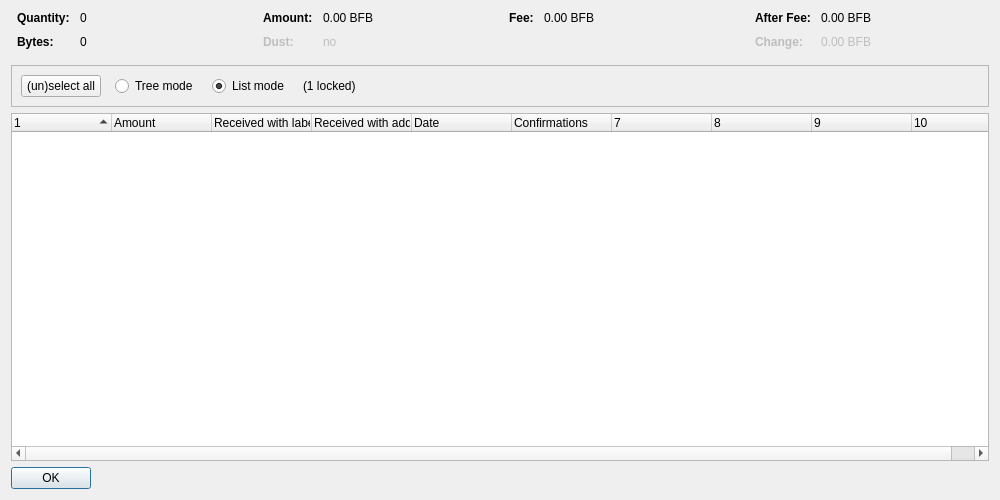
<?xml version="1.0" encoding="UTF-8"?>
<ui version="4.0">
 <class>CoinControlDialog</class>
 <widget class="QDialog" name="CoinControlDialog">
  <property name="geometry">
   <rect>
    <x>0</x>
    <y>0</y>
    <width>1000</width>
    <height>500</height>
   </rect>
  </property>
  <property name="windowTitle">
   <string>Coin Selection</string>
  </property>
  <layout class="QVBoxLayout" name="verticalLayout">
   <item>
    <layout class="QHBoxLayout" name="horizontalLayoutTop" stretch="0,0,0,0">
     <property name="topMargin">
      <number>0</number>
     </property>
     <property name="bottomMargin">
      <number>10</number>
     </property>
     <item>
      <layout class="QFormLayout" name="formLayoutCoinControl1">
       <property name="horizontalSpacing">
        <number>10</number>
       </property>
       <property name="verticalSpacing">
        <number>10</number>
       </property>
       <property name="leftMargin">
        <number>6</number>
       </property>
       <property name="rightMargin">
        <number>6</number>
       </property>
       <item row="0" column="0">
        <widget class="QLabel" name="labelCoinControlQuantityText">
         <property name="font">
          <font>
           <weight>75</weight>
           <bold>true</bold>
          </font>
         </property>
         <property name="text">
          <string>Quantity:</string>
         </property>
        </widget>
       </item>
       <item row="0" column="1">
        <widget class="QLabel" name="labelCoinControlQuantity">
         <property name="cursor">
          <cursorShape>IBeamCursor</cursorShape>
         </property>
         <property name="contextMenuPolicy">
          <enum>Qt::ActionsContextMenu</enum>
         </property>
         <property name="text">
          <string notr="true">0</string>
         </property>
         <property name="textInteractionFlags">
          <set>Qt::LinksAccessibleByMouse|Qt::TextSelectableByKeyboard|Qt::TextSelectableByMouse</set>
         </property>
        </widget>
       </item>
       <item row="1" column="0">
        <widget class="QLabel" name="labelCoinControlBytesText">
         <property name="font">
          <font>
           <weight>75</weight>
           <bold>true</bold>
          </font>
         </property>
         <property name="text">
          <string>Bytes:</string>
         </property>
        </widget>
       </item>
       <item row="1" column="1">
        <widget class="QLabel" name="labelCoinControlBytes">
         <property name="cursor">
          <cursorShape>IBeamCursor</cursorShape>
         </property>
         <property name="contextMenuPolicy">
          <enum>Qt::ActionsContextMenu</enum>
         </property>
         <property name="text">
          <string notr="true">0</string>
         </property>
         <property name="textInteractionFlags">
          <set>Qt::LinksAccessibleByMouse|Qt::TextSelectableByKeyboard|Qt::TextSelectableByMouse</set>
         </property>
        </widget>
       </item>
      </layout>
     </item>
     <item>
      <layout class="QFormLayout" name="formLayoutCoinControl2">
       <property name="horizontalSpacing">
        <number>10</number>
       </property>
       <property name="verticalSpacing">
        <number>10</number>
       </property>
       <property name="leftMargin">
        <number>6</number>
       </property>
       <property name="rightMargin">
        <number>6</number>
       </property>
       <item row="0" column="0">
        <widget class="QLabel" name="labelCoinControlAmountText">
         <property name="font">
          <font>
           <weight>75</weight>
           <bold>true</bold>
          </font>
         </property>
         <property name="text">
          <string>Amount:</string>
         </property>
        </widget>
       </item>
       <item row="0" column="1">
        <widget class="QLabel" name="labelCoinControlAmount">
         <property name="cursor">
          <cursorShape>IBeamCursor</cursorShape>
         </property>
         <property name="contextMenuPolicy">
          <enum>Qt::ActionsContextMenu</enum>
         </property>
         <property name="text">
          <string notr="true">0.00 BFB</string>
         </property>
         <property name="textInteractionFlags">
          <set>Qt::LinksAccessibleByMouse|Qt::TextSelectableByKeyboard|Qt::TextSelectableByMouse</set>
         </property>
        </widget>
       </item>
       <item row="1" column="0">
        <widget class="QLabel" name="labelCoinControlLowOutputText">
         <property name="enabled">
          <bool>false</bool>
         </property>
         <property name="font">
          <font>
           <weight>75</weight>
           <bold>true</bold>
          </font>
         </property>
         <property name="text">
          <string>Dust:</string>
         </property>
        </widget>
       </item>
       <item row="1" column="1">
        <widget class="QLabel" name="labelCoinControlLowOutput">
         <property name="enabled">
          <bool>false</bool>
         </property>
         <property name="cursor">
          <cursorShape>IBeamCursor</cursorShape>
         </property>
         <property name="contextMenuPolicy">
          <enum>Qt::ActionsContextMenu</enum>
         </property>
         <property name="text">
          <string notr="true">no</string>
         </property>
         <property name="textInteractionFlags">
          <set>Qt::LinksAccessibleByMouse|Qt::TextSelectableByKeyboard|Qt::TextSelectableByMouse</set>
         </property>
        </widget>
       </item>
      </layout>
     </item>
     <item>
      <layout class="QFormLayout" name="formLayoutCoinControl3">
       <property name="horizontalSpacing">
        <number>10</number>
       </property>
       <property name="verticalSpacing">
        <number>10</number>
       </property>
       <property name="leftMargin">
        <number>6</number>
       </property>
       <property name="rightMargin">
        <number>6</number>
       </property>
       <item row="0" column="0">
        <widget class="QLabel" name="labelCoinControlFeeText">
         <property name="font">
          <font>
           <weight>75</weight>
           <bold>true</bold>
          </font>
         </property>
         <property name="text">
          <string>Fee:</string>
         </property>
        </widget>
       </item>
       <item row="0" column="1">
        <widget class="QLabel" name="labelCoinControlFee">
         <property name="cursor">
          <cursorShape>IBeamCursor</cursorShape>
         </property>
         <property name="contextMenuPolicy">
          <enum>Qt::ActionsContextMenu</enum>
         </property>
         <property name="text">
          <string notr="true">0.00 BFB</string>
         </property>
         <property name="textInteractionFlags">
          <set>Qt::LinksAccessibleByMouse|Qt::TextSelectableByKeyboard|Qt::TextSelectableByMouse</set>
         </property>
        </widget>
       </item>
      </layout>
     </item>
     <item>
      <layout class="QFormLayout" name="formLayoutCoinControl4">
       <property name="horizontalSpacing">
        <number>10</number>
       </property>
       <property name="verticalSpacing">
        <number>10</number>
       </property>
       <property name="leftMargin">
        <number>6</number>
       </property>
       <property name="rightMargin">
        <number>6</number>
       </property>
       <item row="0" column="0">
        <widget class="QLabel" name="labelCoinControlAfterFeeText">
         <property name="font">
          <font>
           <weight>75</weight>
           <bold>true</bold>
          </font>
         </property>
         <property name="text">
          <string>After Fee:</string>
         </property>
        </widget>
       </item>
       <item row="0" column="1">
        <widget class="QLabel" name="labelCoinControlAfterFee">
         <property name="cursor">
          <cursorShape>IBeamCursor</cursorShape>
         </property>
         <property name="contextMenuPolicy">
          <enum>Qt::ActionsContextMenu</enum>
         </property>
         <property name="text">
          <string notr="true">0.00 BFB</string>
         </property>
         <property name="textInteractionFlags">
          <set>Qt::LinksAccessibleByMouse|Qt::TextSelectableByKeyboard|Qt::TextSelectableByMouse</set>
         </property>
        </widget>
       </item>
       <item row="1" column="0">
        <widget class="QLabel" name="labelCoinControlChangeText">
         <property name="enabled">
          <bool>false</bool>
         </property>
         <property name="font">
          <font>
           <weight>75</weight>
           <bold>true</bold>
          </font>
         </property>
         <property name="text">
          <string>Change:</string>
         </property>
        </widget>
       </item>
       <item row="1" column="1">
        <widget class="QLabel" name="labelCoinControlChange">
         <property name="enabled">
          <bool>false</bool>
         </property>
         <property name="cursor">
          <cursorShape>IBeamCursor</cursorShape>
         </property>
         <property name="contextMenuPolicy">
          <enum>Qt::ActionsContextMenu</enum>
         </property>
         <property name="text">
          <string notr="true">0.00 BFB</string>
         </property>
         <property name="textInteractionFlags">
          <set>Qt::LinksAccessibleByMouse|Qt::TextSelectableByKeyboard|Qt::TextSelectableByMouse</set>
         </property>
        </widget>
       </item>
      </layout>
     </item>
    </layout>
   </item>
   <item>
    <widget class="QFrame" name="frame">
     <property name="minimumSize">
      <size>
       <width>0</width>
       <height>40</height>
      </size>
     </property>
     <property name="frameShape">
      <enum>QFrame::StyledPanel</enum>
     </property>
     <property name="frameShadow">
      <enum>QFrame::Sunken</enum>
     </property>
     <layout class="QHBoxLayout" name="horizontalLayout">
      <item>
       <layout class="QHBoxLayout" name="horizontalLayoutPanel" stretch="0,0,0,0,0">
        <property name="spacing">
         <number>14</number>
        </property>
        <item>
         <widget class="QPushButton" name="pushButtonSelectAll">
          <property name="sizePolicy">
           <sizepolicy hsizetype="Maximum" vsizetype="Fixed">
            <horstretch>0</horstretch>
            <verstretch>0</verstretch>
           </sizepolicy>
          </property>
          <property name="text">
           <string>(un)select all</string>
          </property>
          <property name="autoDefault">
           <bool>false</bool>
          </property>
         </widget>
        </item>
        <item>
         <widget class="QRadioButton" name="radioTreeMode">
          <property name="sizePolicy">
           <sizepolicy hsizetype="Maximum" vsizetype="Fixed">
            <horstretch>0</horstretch>
            <verstretch>0</verstretch>
           </sizepolicy>
          </property>
          <property name="text">
           <string>Tree mode</string>
          </property>
         </widget>
        </item>
        <item>
         <widget class="QRadioButton" name="radioListMode">
          <property name="sizePolicy">
           <sizepolicy hsizetype="Maximum" vsizetype="Fixed">
            <horstretch>0</horstretch>
            <verstretch>0</verstretch>
           </sizepolicy>
          </property>
          <property name="text">
           <string>List mode</string>
          </property>
          <property name="checked">
           <bool>true</bool>
          </property>
         </widget>
        </item>
        <item>
         <widget class="QLabel" name="labelLocked">
          <property name="text">
           <string notr="true">(1 locked)</string>
          </property>
         </widget>
        </item>
        <item>
         <spacer name="horizontalSpacer">
          <property name="orientation">
           <enum>Qt::Horizontal</enum>
          </property>
          <property name="sizeHint" stdset="0">
           <size>
            <width>40</width>
            <height>20</height>
           </size>
          </property>
         </spacer>
        </item>
       </layout>
      </item>
     </layout>
    </widget>
   </item>
   <item>
    <widget class="CoinControlTreeWidget" name="treeWidget">
     <property name="contextMenuPolicy">
      <enum>Qt::CustomContextMenu</enum>
     </property>
     <property name="sortingEnabled">
      <bool>false</bool>
     </property>
     <property name="columnCount">
      <number>10</number>
     </property>
     <attribute name="headerShowSortIndicator" stdset="0">
      <bool>true</bool>
     </attribute>
     <attribute name="headerStretchLastSection">
      <bool>false</bool>
     </attribute>
     <column>
      <property name="text">
       <string/>
      </property>
     </column>
     <column>
      <property name="text">
       <string>Amount</string>
      </property>
     </column>
     <column>
      <property name="text">
       <string>Received with label</string>
      </property>
     </column>
     <column>
      <property name="text">
       <string>Received with address</string>
      </property>
     </column>
     <column>
      <property name="text">
       <string>Date</string>
      </property>
     </column>
     <column>
      <property name="text">
       <string>Confirmations</string>
      </property>
      <property name="toolTip">
       <string>Confirmed</string>
      </property>
     </column>
     <column>
      <property name="text">
       <string/>
      </property>
     </column>
     <column>
      <property name="text">
       <string/>
      </property>
     </column>
     <column>
      <property name="text">
       <string/>
      </property>
     </column>
     <column>
      <property name="text">
       <string/>
      </property>
     </column>
    </widget>
   </item>
   <item>
    <widget class="QDialogButtonBox" name="buttonBox">
     <property name="sizePolicy">
      <sizepolicy hsizetype="Maximum" vsizetype="Fixed">
       <horstretch>0</horstretch>
       <verstretch>0</verstretch>
      </sizepolicy>
     </property>
     <property name="orientation">
      <enum>Qt::Horizontal</enum>
     </property>
     <property name="standardButtons">
      <set>QDialogButtonBox::Ok</set>
     </property>
    </widget>
   </item>
  </layout>
 </widget>
 <customwidgets>
  <customwidget>
   <class>CoinControlTreeWidget</class>
   <extends>QTreeWidget</extends>
   <header>coincontroltreewidget.h</header>
  </customwidget>
 </customwidgets>
 <resources/>
 <connections/>
</ui>
